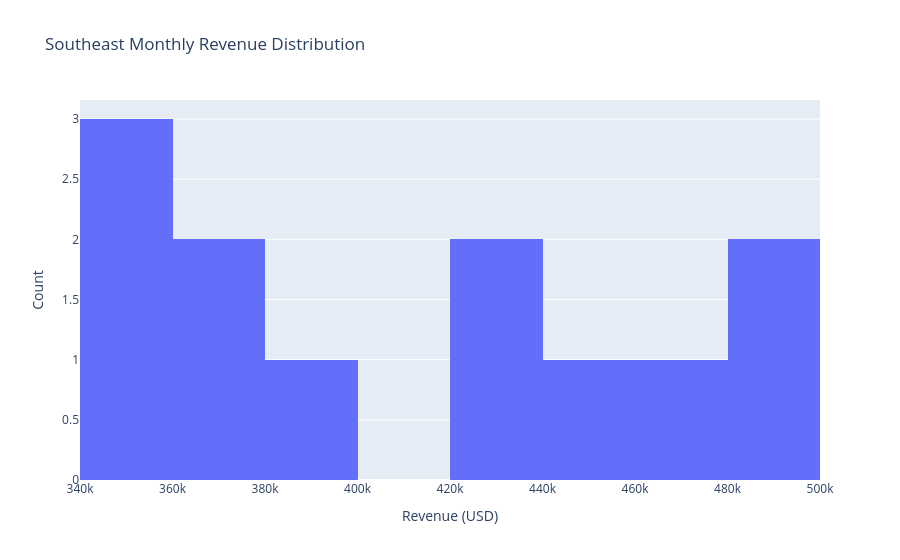

Notebook cell for this chart:
### Markdown cell above
Southeast's IQR (95,728) spreads out dramatically bigger than the other three regions (22,767–31,618) because of the mid-year step-down

### Code cell
import plotly.express as px

southeast = df[df['region'] == 'Southeast']

fig = px.histogram(southeast, x='revenue', nbins=12, title='Southeast Monthly Revenue Distribution')
fig.update_layout(xaxis_title='Revenue (USD)', yaxis_title='Count')
fig.show()

### Figure 1 — Plotly figure (JSON) as saved in the notebook; plotly's stock layout.template omitted (floating-point values rounded to 4 significant figures)
{"data": [{"bingroup": "x", "hovertemplate": "revenue=%{x}<br>count=%{y}<extra></extra>", "legendgroup": "", "marker": {"color": "#636efa", "pattern": {"shape": ""}}, "name": "", "nbinsx": 12, "orientation": "v", "showlegend": false, "type": "histogram", "x": [485800.0, 434100.0, 438600.0, 466500.0, 455700.0, 487500.0, 353200.0, 343900.0, 397100.0, 365800.0, 371200.0, 343600.0], "xaxis": "x", "yaxis": "y"}], "layout": {"barmode": "relative", "legend": {"tracegroupgap": 0}, "title": {"text": "Southeast Monthly Revenue Distribution"}, "xaxis": {"anchor": "y", "domain": [0, 1], "title": {"text": "Revenue (USD)"}}, "yaxis": {"anchor": "x", "domain": [0, 1], "title": {"text": "Count"}}}}
